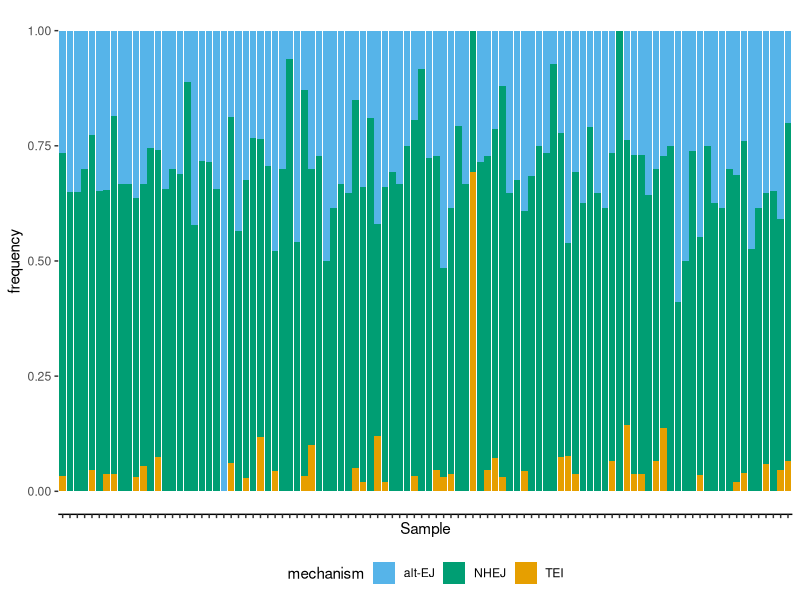

Recreate this plot in R.
library(ggplot2)
library(dplyr)
require(gridExtra)
library(grid)
library(cowplot)
library(ggpubr)

df<-read.table("mechanism_freq.csv", sep=",", header=TRUE)
df

pdf(file="mechanism_freq.pdf", width=8, height=3, onefile=FALSE)

my_colors<-c("#56B4E9", "#009E73","#E69F00")
# Stacked + percent
ggplot(df, aes(fill=mechanism, y=frequency, x=sample)) + 
  geom_bar(position="fill", stat="identity")+theme_bw()+theme_classic()+
  xlab("Sample")+
  theme(axis.text.x = element_blank(),legend.position = "bottom", axis.line.y = element_blank())+
  scale_fill_manual(values=my_colors)


dev.off()